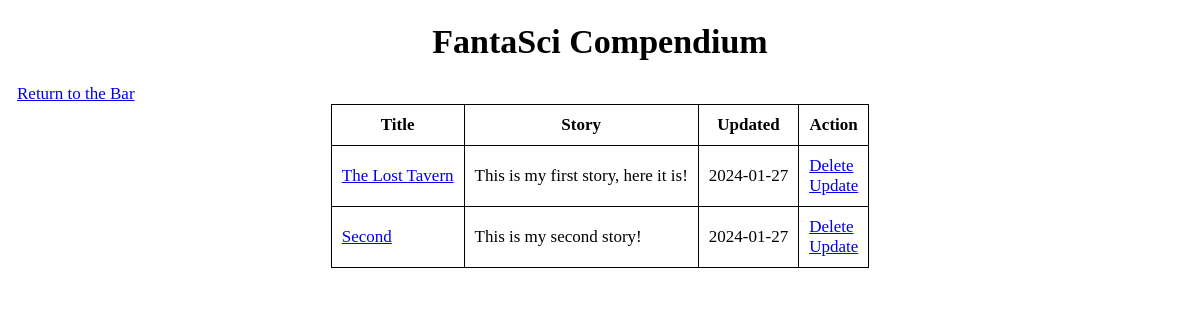
The page /story_db/ on the database as committed earlier.
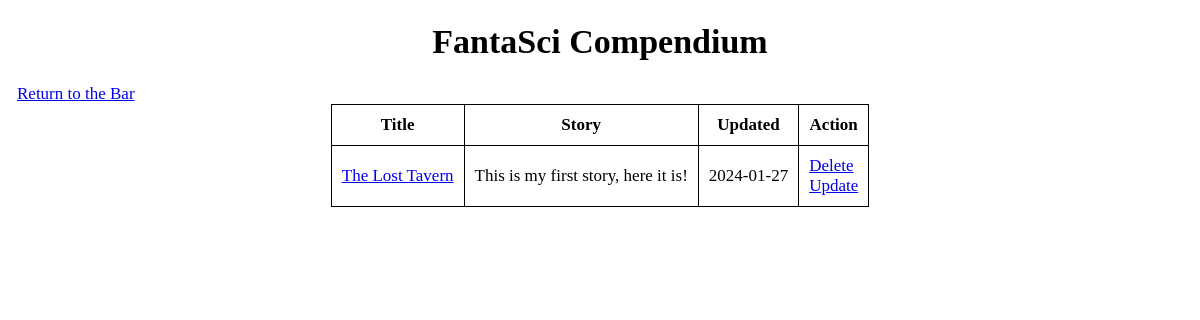
The same page on the database as committed later.
### main.py (models this page shows, shortened)
class NewStory(db.Model):
    id = db.Column(db.Integer, primary_key=True)
    title = db.Column(db.String(200), nullable=False)
    content = db.Column(db.Text, nullable=False)
    date_created = db.Column(db.DateTime, default=datetime.utcnow)

### main.py (the view)
@app.route('/story_db/', methods=['GET'])
def story_db():
    stories = NewStory.query.order_by(NewStory.date_created).all()
    return render_template('story_db.html', stories=stories)

### templates/story_db.html (shortened to what this page needs)
{% extends 'base.html' %}
{% block body %}
<div class="content">
	<h1 style="text-align: center;">FantaSci Compendium</h1>
	{% if stories|length < 1 %}
	<h4 style="text-align: center;"> It is a quiet night,  <a href="/">Return to the Bar and Tell us a Story</a></h4>
	{% else %}
	<a href="/" class="button">Return to the Bar</a>
	<table class="center">
		<tr>
			<th>Title</th>
			<th>Story</th>
			<th>Updated</th>
			<th>Action</th>
		</tr>
		{%for story in stories %}
		<tr>
			<td><a href="{{ url_for('view_story', id=story.id) }}">{{ story.title }}</a></td>
			<td>{{ story.content }}</td>
			<td>{{ story.date_created.date() }}</td>
			<td>
				<a href="/delete/{{ story.id }}">Delete</a>
				<br>
				<a href="/update/{{ story.id }}">Update</a>
			</td>
		</tr>
		{% endfor %}
	</table>
	{% endif %}
</div>
{% endblock %}

### templates/base.html (shortened to what this page needs)
<!DOCTYPE html>
<html lang="en">
<head>
	<link rel="stylesheet" href="{{ url_for('static', filename='css/main.css') }}">
</head>
<body>
	{% block body %}{% endblock %}
</body>
</html>

### static/css/main.css (style rules this page uses)
body { margin: 17px; font-family: consolas; font-size: 17px; }
table, th, td { border: 1px solid black; border-collapse: collapse; font-family: consolas; }
th { padding: 10px; text-align: center; vertical-align: middle; font-family: consolas; }
td { padding: 10px; text-align: left; vertical-align: middle; font-family: consolas; }
.center { margin-left: auto; margin-right: auto; }

Rows that differ between the two databases and show on the page:
removed NewStory: title "Second", content "This is my second story!", date_created "2024-01-27"
